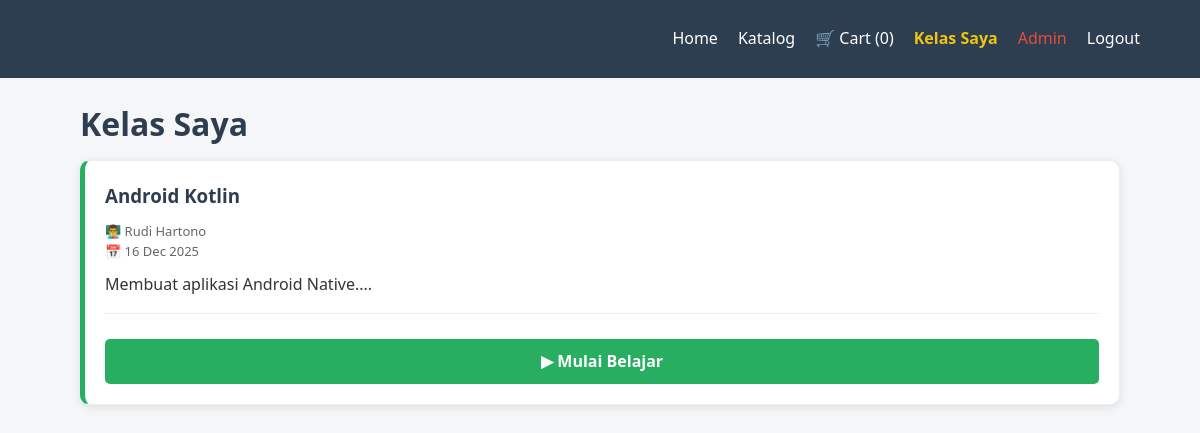
The app's page /my_courses.php (signed in) with its own data.
### tables this page shows
CREATE TABLE `enrollments` (
  `id` int(11) NOT NULL,
  `user_id` int(11) NOT NULL,
  `course_id` int(11) NOT NULL,
  `enroll_date` timestamp NOT NULL DEFAULT current_timestamp()
);

CREATE TABLE `courses` (
  `id` int(11) NOT NULL,
  `title` varchar(100) NOT NULL,
  `description` text NOT NULL,
  `price` decimal(10,2) DEFAULT 0.00,
  `mentor` varchar(100) DEFAULT 'Tim E-Learning',
  `duration` varchar(50) DEFAULT '1 Jam',
  `level` enum('Pemula','Menengah','Mahir') DEFAULT 'Pemula'
);

### my_courses.php (the view, shortened to what this page needs)
<?php
include 'db.php';
$uid = $_SESSION['user_id'];
$q = "SELECT courses.*, enrollments.enroll_date FROM courses JOIN enrollments ON courses.id=enrollments.course_id WHERE enrollments.user_id=? ORDER BY enrollments.enroll_date DESC";
$stmt=$conn->prepare($q); $stmt->bind_param("i", $uid); $stmt->execute(); $res=$stmt->get_result();
?>
<!DOCTYPE html>
<html lang="id">
<head><title>Kelas Saya</title><link rel="stylesheet" href="style.css"></head>
<body>
    <nav>
        <h2>E-Learning Academy</h2>
        <ul>
            <li><a href="index.php">Home</a></li>
            <li><a href="courses.php">Katalog</a></li>
            <li><a href="cart.php">🛒 Cart (<?php echo isset($_SESSION['cart'])?count($_SESSION['cart']):0; ?>)</a></li>
            <li><a href="my_courses.php" class="text-yellow font-bold">Kelas Saya</a></li>
            <?php if(isset($_SESSION['role']) && $_SESSION['role']=='admin'): ?><li><a href="admin.php" class="text-red">Admin</a></li><?php endif; ?>
            <li><a href="logout.php" onclick="return confirm('Logout?')">Logout</a></li>
        </ul>
    </nav>
    <div class="container">
        <h1 class="section-title">Kelas Saya</h1>
        <div class="course-grid">
            <?php if($res->num_rows > 0): ?>
                <?php while($row = $res->fetch_assoc()): ?>
                    <div class="card card-enrolled">
                        <div class="card-body">
                            <h3><?php echo htmlspecialchars($row['title']); ?></h3>
                            <div class="text-small mb-10">
                                <span>👨‍🏫 <?php echo htmlspecialchars($row['mentor']); ?></span><br>
                                <span>📅 <?php echo date('d M Y', strtotime($row['enroll_date'])); ?></span>
                            </div>
                            <p><?php echo substr(htmlspecialchars($row['description']), 0, 80) . "..."; ?></p>
                            <hr class="separator">
                            <a href="learning.php?course_id=<?php echo $row['id']; ?>" class="btn bg-green w-100 mt-10 text-center">
    ▶ Mulai Belajar
</a>
                        </div>
                    </div>
                <?php endwhile; ?>
            <?php endif; ?>
        </div>
    </div>
</body>
</html>

### style.css (style rules this page uses)
* { box-sizing: border-box; margin: 0; padding: 0; }
body { font-family: 'Segoe UI', sans-serif; background-color: #f4f6f8; color: #333; line-height: 1.6; padding-bottom: 50px; }
a { text-decoration: none; color: inherit; transition: 0.3s; }
ul { list-style: none; }
h1, h2, h3 { color: #2c3e50; margin-bottom: 10px; }
.text-yellow { color: #f1c40f !important; }
.text-red { color: #e74c3c !important; }
.bg-green { background-color: #27ae60 !important; color: white !important; }
.font-bold { font-weight: bold; }
.text-center { text-align: center; }
.text-small { font-size: 13px; color: #666; }
.mt-10 { margin-top: 10px; }
.mb-10 { margin-bottom: 10px; }
.w-100 { width: 100%; }
nav { background-color: #2c3e50; color: white; padding: 15px 5%; display: flex; justify-content: space-between; align-items: center; position: sticky; top: 0; z-index: 1000; }
nav ul { display: flex; gap: 20px; align-items: center; }
.btn { display: inline-block; padding: 10px 20px; background-color: #3498db; color: white; border: none; border-radius: 5px; cursor: pointer; font-size: 16px; font-weight: bold; text-align: center; }
.container { width: 90%; max-width: 1200px; margin: auto; padding: 20px; }
.course-grid { display: grid; grid-template-columns: repeat(auto-fit, minmax(300px, 1fr)); gap: 25px; }
.card { background: white; border-radius: 10px; overflow: hidden; box-shadow: 0 2px 8px rgba(0,0,0,0.1); border: 1px solid #eee; }
.card-body { padding: 20px; }
.card-enrolled { border-left: 5px solid #27ae60; }
.separator { margin: 15px 0; border: 0; border-top: 1px solid #eee; }

### records on screen
enrollments: course.title "Android Kotlin", course.mentor "Rudi Hartono", enroll_date "16 Dec 2025", course.description "Membuat aplikasi Android Native."
